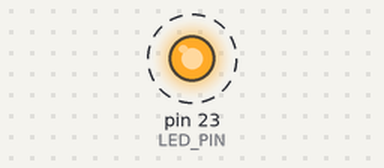
Simulated run of this sketch. Board: Arduino Mega 2560, built with avr-gcc and run on an emulated ATmega2560. Parts: output pins drawn as LEDs (lit = HIGH). Dashed ring = blinking.

Above: at 0.2 s.
Timing chart, 0 to 3.0 s (numbered marks = the images above):
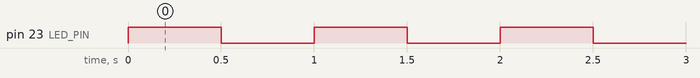

The sketch:

01-blink-led.ino
```cpp
const int LED_PIN = 23; // GPIO pin connected to the LED

void setup() {
  pinMode(LED_PIN, OUTPUT); // Configure GPIO 23 as an output
}

void loop() {
  digitalWrite(LED_PIN, HIGH); // Turn the LED on
  delay(500); // Wait for 0.5 seconds

  digitalWrite(LED_PIN, LOW); // Turn the LED off
  delay(500); // Wait for 0.5 seconds
}
```

Measured:
- by itself, pin 23 (LED_PIN): alternates HIGH for 0.50 s and LOW for 0.50 s
